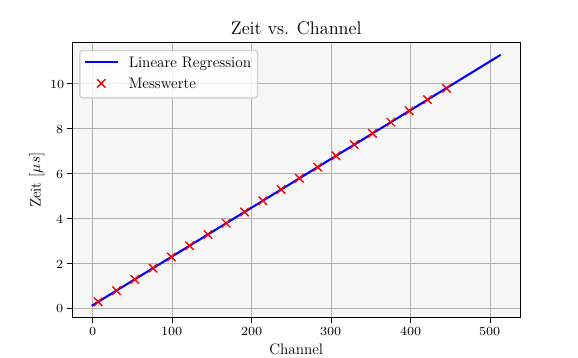

Recreate this plot in Python.
import numpy as np
import matplotlib.pyplot as plt
from scipy.optimize import curve_fit

channel, time = np.loadtxt('../data/mca.csv', unpack=True, delimiter=',')

plt.xlabel('Channel')
plt.ylabel(r'Zeit [$\mu s$]')
plt.legend()
plt.grid(True)

def linear_fit(x, a, b):
    return a*x + b

params, covariance = curve_fit(linear_fit, channel, time)
errors = np.sqrt(np.diag(covariance))

print('a =', params[0], '+-', errors[0])
print('b =', params[1], '+-', errors[1])

x = np.linspace(0, 512, 1000)

plt.plot(x, linear_fit(x, *params), 'b-', label='Lineare Regression')
plt.plot(channel, time, 'rx', label='Messwerte')
plt.legend()

def converter(channel):
    '''
    Converts channel number to time in microseconds.

    Args: numpy array, (int)

    Returns: numpy array, (int)
    '''
    return linear_fit(channel, *params)

plt.savefig('build/mca.pdf')